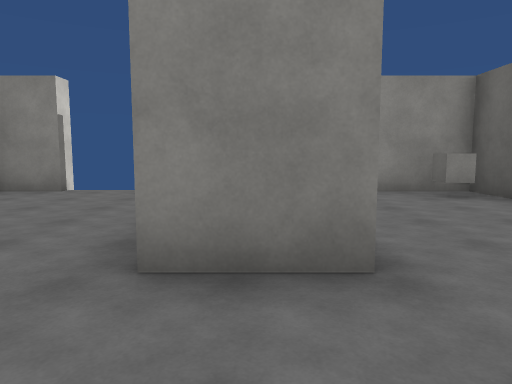
[1] (above)

17 first-person views from a walk through a scene from a Unity 3-D project. The camera is 1.5 m above the floor, tilts 6° down and sees 70° across. The floor is counted in squares, 2 m on a side. Each view is taken from the middle of a square. On the plan, view 1 faces up. The plan holds only what a view shows up to about 11 squares ahead; the rest is blank. The place goes on beyond the plan. The player is left out. Surface patterns are stand-ins for the level's own textures.

[2]
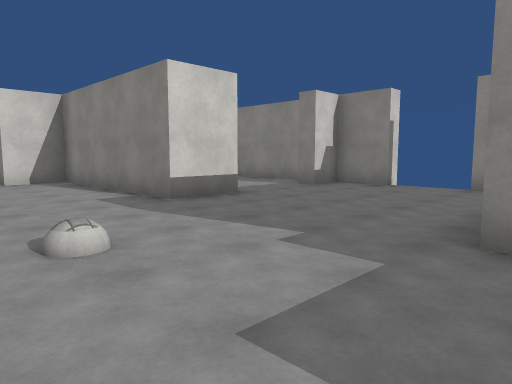

[3]
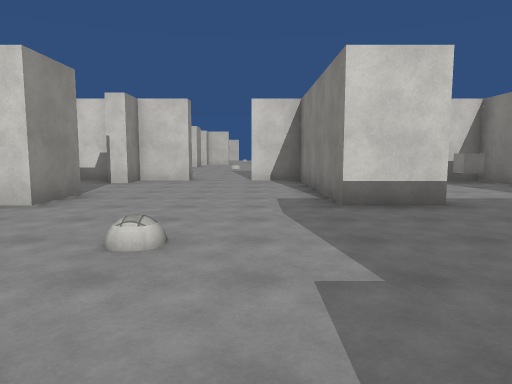

[4]
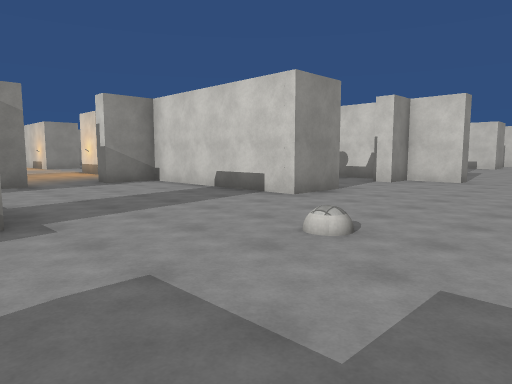

[5]
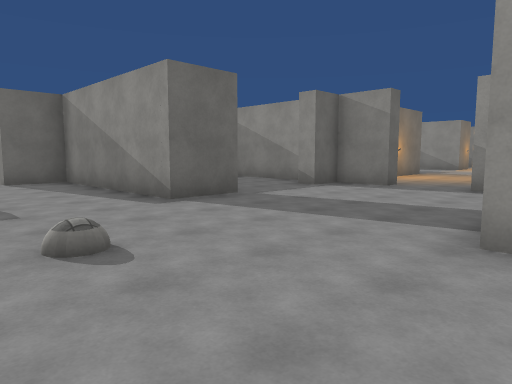

[6]
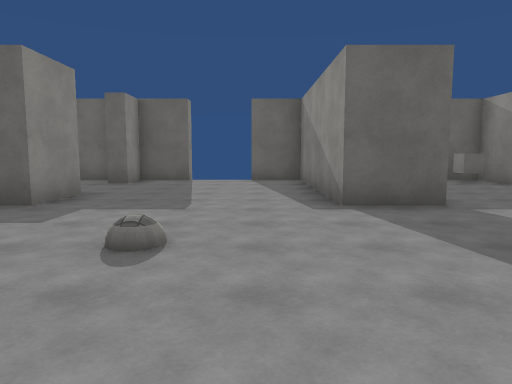

[7]
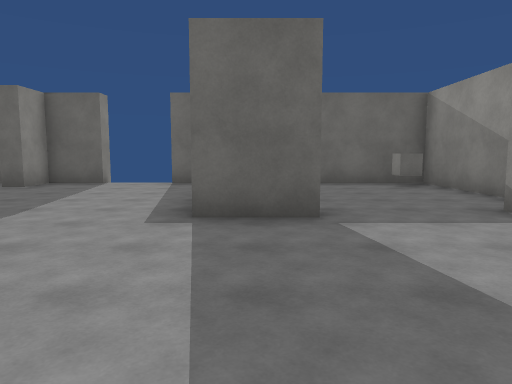

[8]
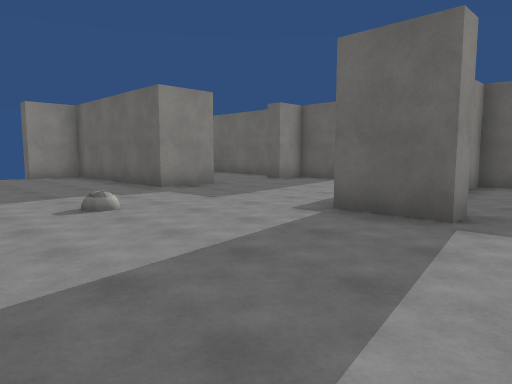

[9]
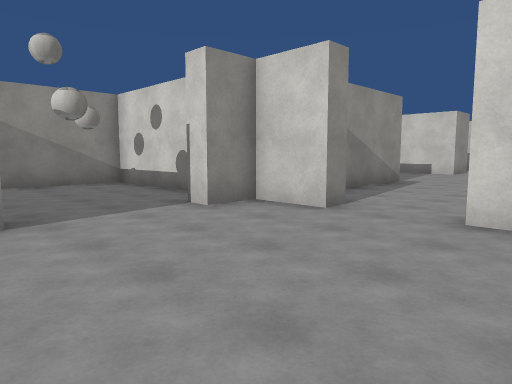

[10]
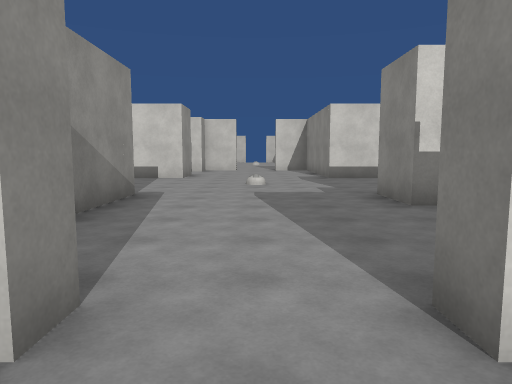

[11]
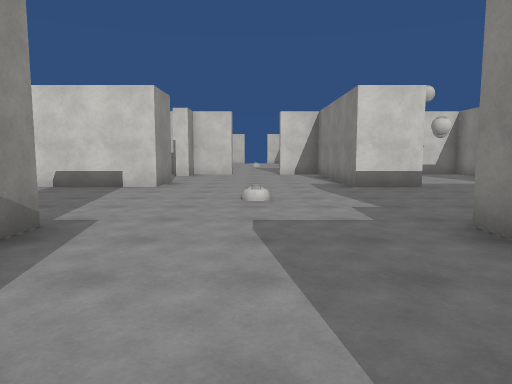

[12]
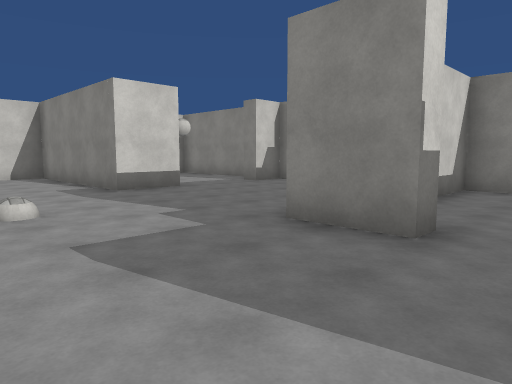

[13]
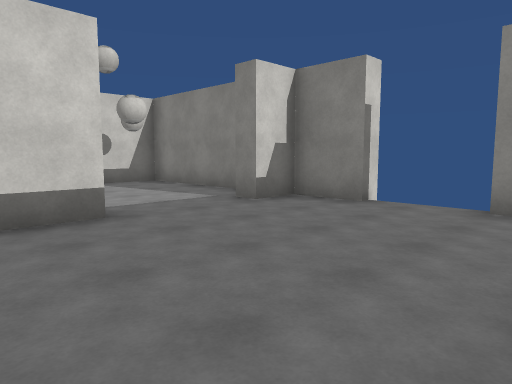

[14]
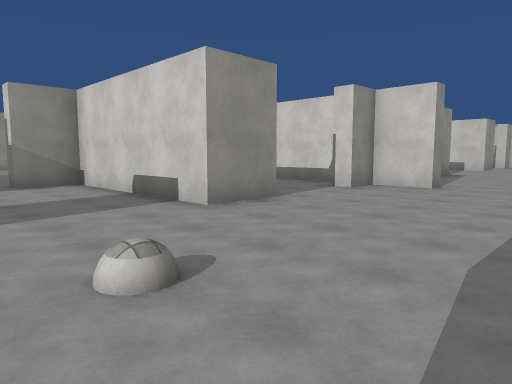

[15]
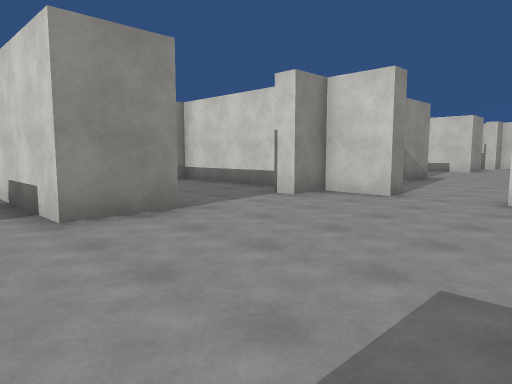

[16]
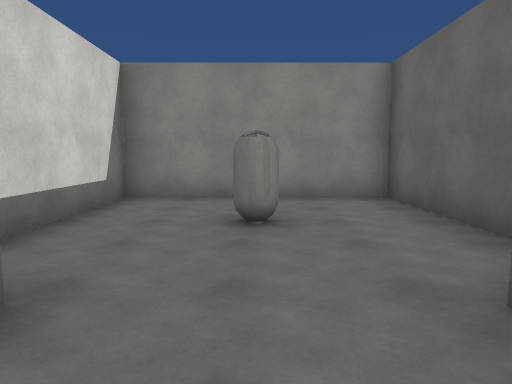

[17]
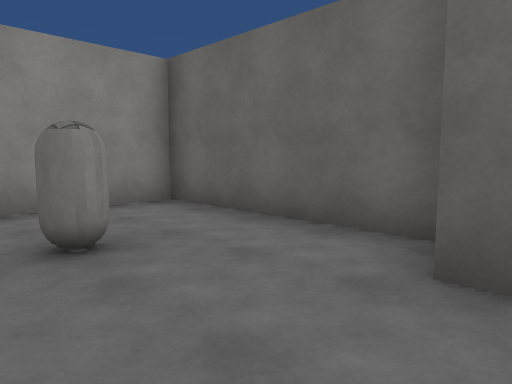

### Floor plan
Points are (right, up) in squares from view 1. A wall is a line through its corners. A room is listed if a view was taken in it or the views show most of it. See-through windows are left out.
Room 1 (views 1, 2, 3, 4, 5, 6, 7, 8, 9, 10)
walls: (-6.9, -2.2) (-5.3, -2.2) (-5.3, -7.2) (-3.9, -7.2); (-5.3, 3.9) (-5.3, 2.3) (-10.3, 2.3) (-10.3, 0.9); (0.9, 2.3) (-0.7, 2.3) (-0.7, 6.4); (-0.1, -3.8) (-0.7, -3.8) (-0.7, -2.2) (4.2, -2.2) (4.2, -0.9) (4.8, -0.9); (-2.1, -7.2) (-0.7, -7.2) (-0.7, -6.3) (-0.2, -6.3); (-10.3, -0.9) (-10.3, -2.2) (-9.3, -2.2) (-9.3, -2.8); (-1.5, 7.3) (-2.1, 7.3) (-2.1, 7.7); (-3.9, 7.7) (-3.9, 7.3) (-5.3, 7.3) (-5.3, 6.3) (-5.8, 6.3); (4.2, 3.1) (4.2, 4); (4.8, 0.9) (4.2, 0.9) (4.2, 2.3) (3.2, 2.3) (3.2, 2.8); (-10.3, -3.1) (-10.3, -7.2) (-7.6, -7.2); (0.5, -7.2) (2.5, -7.2); (-6.5, 7.3) (-10.3, 7.3) (-10.3, 6.4); (4.2, 6) (4.2, 7.3) (2.4, 7.3); (4.2, -6.5) (4.2, -2.8) (3.5, -2.8)
ways out: opening at (-11, 0) to room 2; opening at (-3, -7); gap at (-4, 8); gap at (-2, 8); gap at (5, -1); gap at (5, 1)
objects: cube (-10, 7); cube (3, -7) to (4, -7); cube (3, 7)
Room 2 (views 11, 12, 13, 14, 15, 16, 17)
walls: (-15.9, -2.2) (-13, -2.2); (-21.9, -2.2) (-20.2, -2.2) (-20.2, -7.2) (-18.9, -7.2); (-20.2, 3.9) (-20.2, 2.3) (-25.3, 2.3) (-25.3, 0.9); (-14.2, 2.9) (-14.2, 2.3) (-15.8, 2.3); (-10.9, -0.9) (-10.3, -0.9); (-25.3, -0.9) (-25.3, -2.2) (-24.3, -2.2) (-24.3, -2.8); (-10.3, 0.9) (-10.8, 0.9); (-10.7, 3) (-10.7, 7.3) (-15.2, 7.3) (-15.2, 4.1); (-18.9, 7.9) (-18.9, 7.3) (-20.2, 7.3) (-20.2, 6.3) (-20.8, 6.3); (-25.3, -3.4) (-25.3, -7.2); (-21.8, 7.3) (-25.2, 7.3)
ways out: opening at (-11, 0) to room 1; opening at (-26, 0); gap at (-19, 8); gap at (-17, 8)
objects: capsule (-13, 5)

Where each view was taken, in squares from view 1:
view 1: 0 up, 0 right, facing up
view 2: 1 down, 0 right, facing up-left
view 3: 1 up, 0 right, facing left
view 4: 2 up, 0 right, facing down-left
view 5: 1 up, 6 left, facing down-right
view 6: 1 down, 6 left, facing right
view 7: 3 down, 5 left, facing right
view 8: 5 down, 5 left, facing up-right
view 9: 2 up, 6 left, facing down-left
view 10: 0 up, 9 left, facing left
view 11: 0 up, 12 left, facing left
view 12: 1 down, 13 left, facing up-left
view 13: 2 up, 16 left, facing up-left
view 14: 2 up, 17 left, facing down-left
view 15: 2 up, 19 left, facing down-left
view 16: 1 up, 13 left, facing up
view 17: 2 up, 14 left, facing up-right
